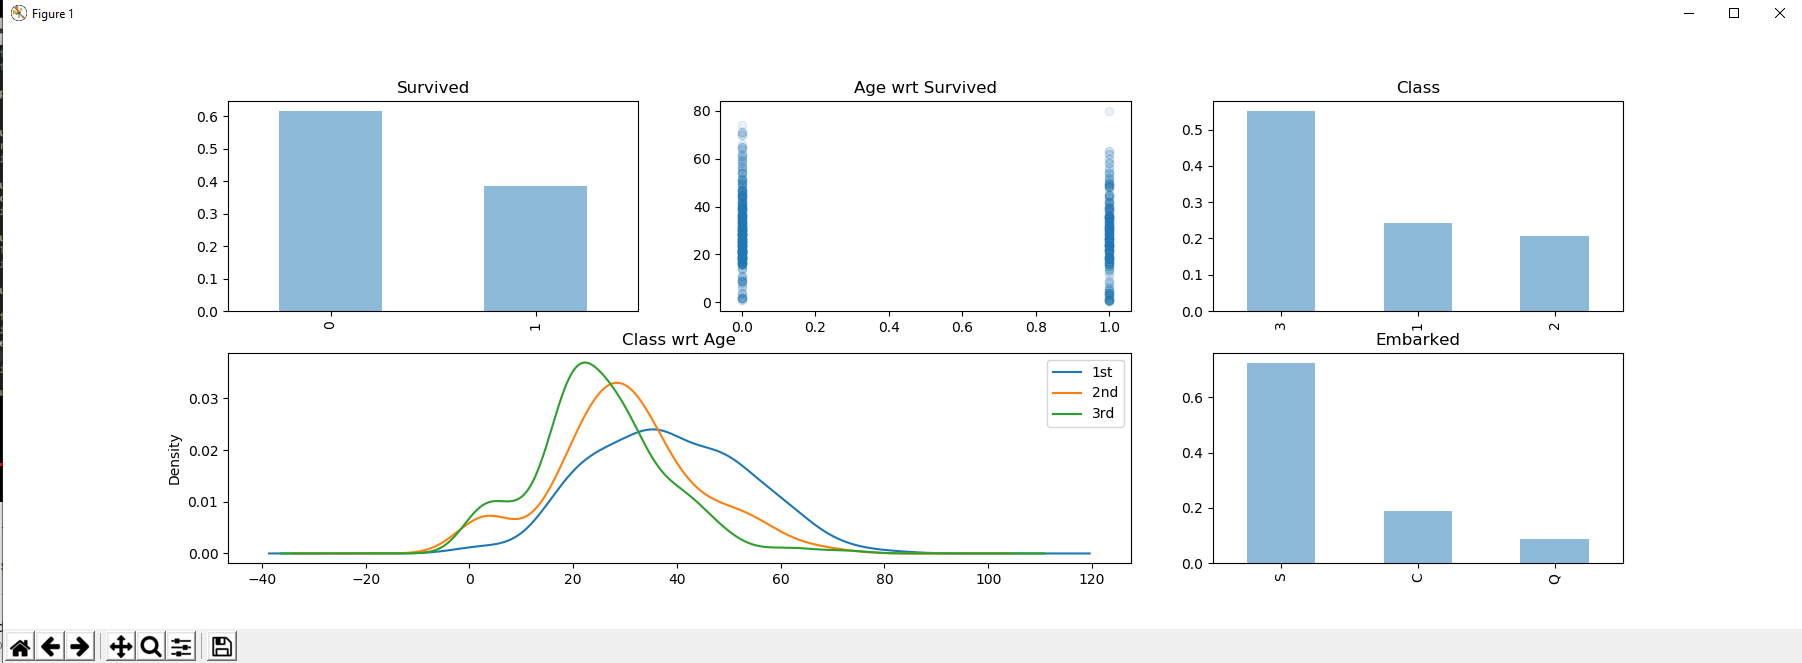

This chart was generated by the following Python code:
import pandas as pd
import matplotlib.pyplot as plt

df =  pd.read_csv("train.csv")
fig = plt.figure(figsize=(18,6))

plt.subplot2grid((2,3), (0,0))
df.Survived.value_counts(normalize=True).plot(kind="bar", alpha = 0.5)
plt.title("Survived")

plt.subplot2grid((2,3), (0,1))
plt.scatter(df.Survived, df.Age, alpha=0.1)
plt.title("Age wrt Survived")

plt.subplot2grid((2,3), (0,2))
df.Pclass.value_counts(normalize=True).plot(kind="bar", alpha = 0.5)
plt.title("Class")

plt.subplot2grid((2,3), (1,0), colspan=2)
for x in [1,2,3]:
    df.Age[df.Pclass == x].plot(kind="kde") #filter
plt.title("Class wrt Age")
plt.legend(("1st", "2nd", "3rd"))

plt.subplot2grid((2,3), (1,2))
df.Embarked.value_counts(normalize=True).plot(kind="bar", alpha = 0.5)
plt.title("Embarked")

plt.show()
